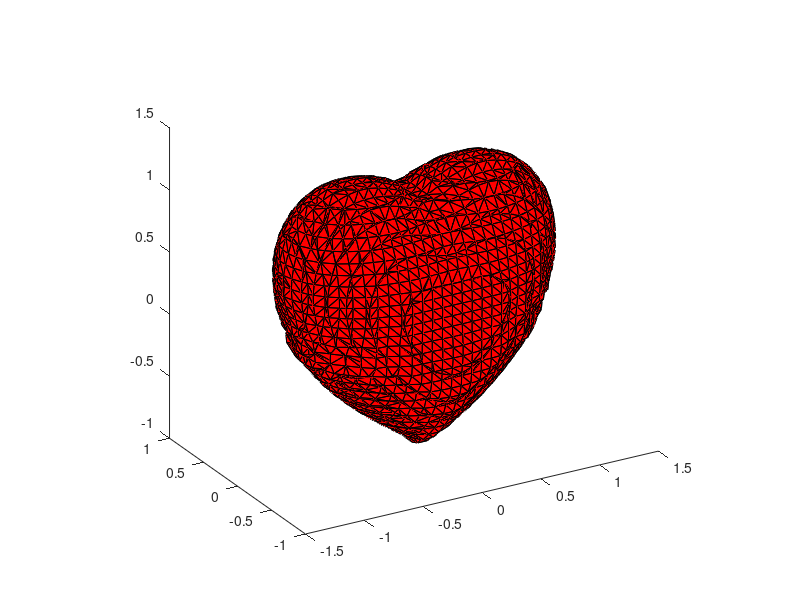

Source code (MATLAB):
[x,y,z] = meshgrid(linspace(-5, 5, 120));
f = (x .^ 2 + (9 * y .^ 2) ./ 4 + z .^ 2 - 1) .^ 3 - ((9 * y .^ 2) .* (z .^ 3)) ./ 80 - (x .^ 2) .* (z .^ 3);
p = patch(isosurface(x, y, z, f, 0));
set(p, 'FaceColor', 'r');
daspect([1 1 1]);
view(-30, 24);
